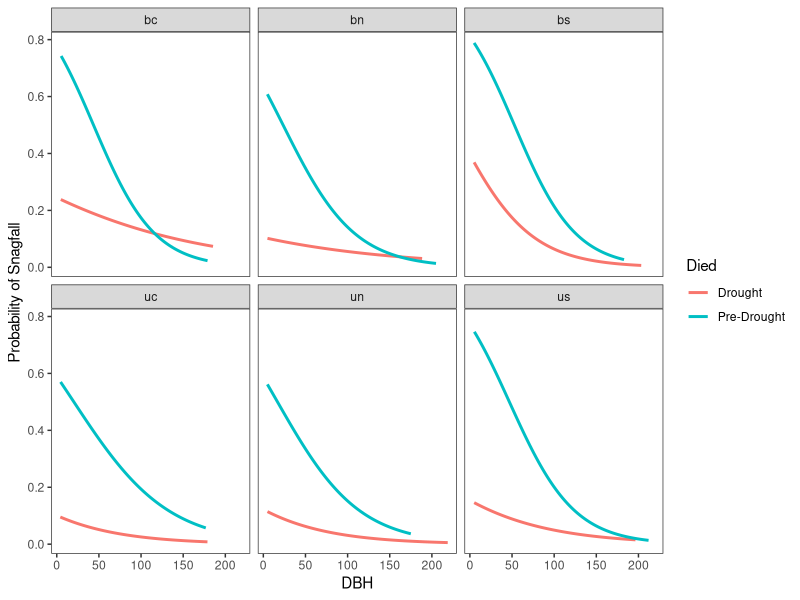
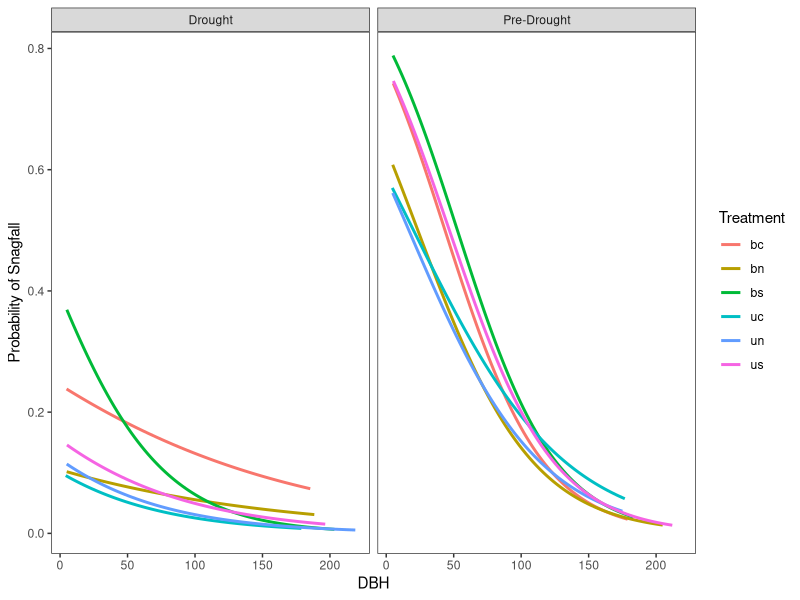

These charts were generated, in order, by the following R code: (Note: this script raises an error after producing the figures.)
## ---- chunk 1
knitr::opts_chunk$set(echo = TRUE)

#Load Libraries
library(ggplot2)
library(car)

#Set Working Directory
setwd("C:/Users/mjgoodwin/Desktop/TEAK Carbon Manuscript Code")
## ---- chunk 2
snag <- read.csv("snags.csv")

p <- ggplot(snag, aes(x=DBH_11, y=fell, colour=Died, group=Died)) + stat_smooth(method="glm", method.args=list(family="binomial"), se=FALSE)+ 
  ylab("Probability of Snagfall") +
  xlab("DBH")+
  facet_wrap(~Treatment)

snag_fall <- p + theme_bw() + theme(panel.grid.major = element_blank(),panel.grid.minor = element_blank(), axis.line = element_blank())

p <- ggplot(snag, aes(x=DBH_11, y=fell, colour=Treatment, group=Treatment)) + stat_smooth(method="glm", method.args=list(family="binomial"), se=FALSE)+ 
  ylab("Probability of Snagfall") +
  xlab("DBH")+
  facet_wrap(~Died)

snag_fall_2 <- p + theme_bw() + theme(panel.grid.major = element_blank(),panel.grid.minor = element_blank(), axis.line = element_blank())

## ---- chunk 3
plot(snag_fall)
## ---- chunk 4
plot(snag_fall_2)
## ---- chunk 5
snag.fall.1 <- glm(fell ~ Treatment, data=snag, family=binomial)
snag.fall.2 <- glm(fell ~ Treatment + Died, data=snag, family=binomial)

anova(snag.fall.1, snag.fall.2)
summary(snag.fall.2)

#Test for Multicollinearity
vif(snag.fall.2)
## ---- chunk 6
snag <- read.csv("burnsnags.csv")

snag$treatment <- substring(snag$Plot, 1, 2)

snag$consumed <- 0

snag[which(snag$Species_2018 == ""), 'consumed'] <- 1

snag <- snag[which(snag$Species_2017 == "abco" | snag$Species_2017 == "cade" | snag$Species_2017 == "pila" | snag$Species_2017 == "pije"),]

p <- ggplot(snag, aes(x=DBH_17, y=consumed, colour=treatment, group=treatment)) + stat_smooth(method="glm", method.args=list(family="binomial"), se=FALSE)+ 
  ylab("Probability of Snag Consumption") +
  xlab("DBH")+
  facet_grid(~Beetle.Presence)
  

snag_cons <- p + theme_bw() + theme(panel.grid.major = element_blank(),panel.grid.minor = element_blank(), axis.line = element_blank())
## ---- chunk 7
plot(snag_cons)
## ---- chunk 8
snag.consumption.1 <- glm(consumed ~ treatment, data=snag, family=binomial)
snag.consumption.2 <- glm(consumed ~ treatment+Beetle.Presence, data=snag, family=binomial)

anova(snag.consumption.1, snag.consumption.2)

summary(snag.consumption.2)

#Test for Multiocollinearity
vif(snag.consumption.2)
